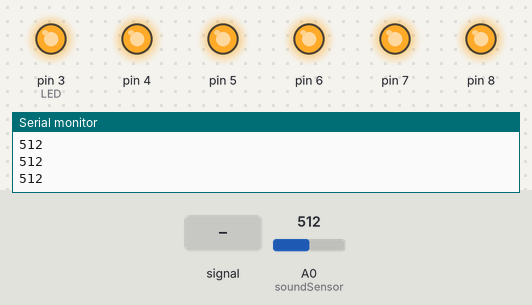
This sketch was run on a simulated Arduino Uno, built with avr-gcc and run on an emulated ATmega328P. Shown: output pins drawn as LEDs (lit = HIGH), the last lines printed to the serial monitor. Dashed ring = blinking. Inputs (shaded band) come from the test bench; at power-on: A0 (soundSensor) = 512.

Above: at 1.2 s.
1.3 s: A0 (soundSensor) fed a 200 Hz sine of ±460 counts around its level
At 3.5 s:
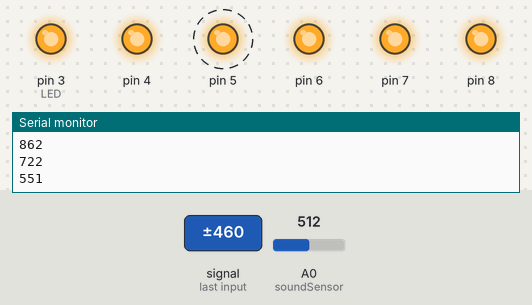
4.3 s: A0 (soundSensor) set to 46
At 5.3 s:
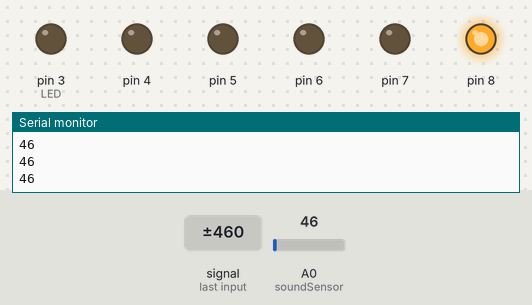
5.8 s: A0 (soundSensor) set to 62
At 6.6 s:
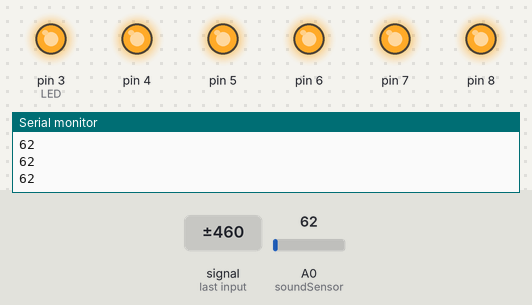
7.3 s: A0 (soundSensor) set to 45
At 7.9 s:
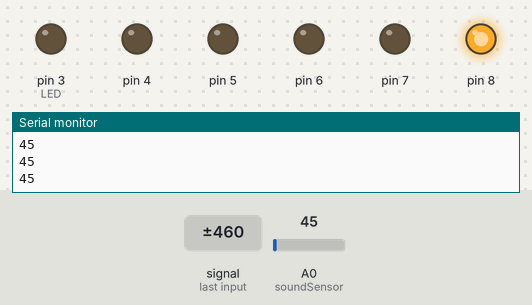
Timing chart, 0 to 9.8 s (numbered marks = the images above; inputs shaded):
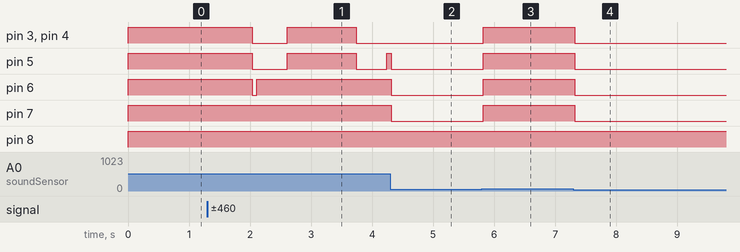

The sketch:

Sensorik_Akustik.ino
```cpp
int soundSensor = A0;
int LED = 3;

void setup()
{

  pinMode (soundSensor, INPUT);
  pinMode (LED, OUTPUT);
  Serial.begin(9600);
  pinMode(3,OUTPUT);
  pinMode(4,OUTPUT);
  pinMode(5,OUTPUT);
  pinMode(6,OUTPUT);
  pinMode(7,OUTPUT);
  pinMode(8,OUTPUT);
}

void loop()
{
  int statusSensor = 0;
  statusSensor = analogRead (soundSensor);
  Serial.println(statusSensor);
  if (statusSensor <= 50)
  {
    digitalWrite(8, HIGH);
    digitalWrite(3, LOW);
    digitalWrite(4, LOW);
    digitalWrite(5, LOW);
    digitalWrite(6, LOW);
    digitalWrite(7, LOW);
    delay(75);
  }
  if(statusSensor <= 52 && statusSensor >= 50)
  {
    digitalWrite(8, HIGH);
    digitalWrite(7, HIGH);
    digitalWrite(3, LOW);
    digitalWrite(4, LOW);
    digitalWrite(5, LOW);
    digitalWrite(6, LOW);
    delay(75);
  }
  if(statusSensor <= 54  && statusSensor >= 52 )
  {
    digitalWrite(8, HIGH);
    digitalWrite(7, HIGH);
    digitalWrite(6, HIGH);
    digitalWrite(3, LOW);
    digitalWrite(4, LOW);
    digitalWrite(5, LOW);
    delay(500);
  }
  if(statusSensor <= 55  && statusSensor >= 54)
  {
    digitalWrite(8, HIGH);
    digitalWrite(7, HIGH);
    digitalWrite(6, HIGH);
    digitalWrite(5, HIGH);
    digitalWrite(3, LOW);
    digitalWrite(4, LOW);
    delay(75);
  }
    if(statusSensor <= 56 && statusSensor >= 55)
  {
    digitalWrite(8, HIGH);
    digitalWrite(7, HIGH);
    digitalWrite(6, HIGH);
    digitalWrite(5, HIGH);
    digitalWrite(4, HIGH);
    digitalWrite(3, LOW);
    delay(75);
  }
    if(statusSensor >= 56)
  {
    digitalWrite(8, HIGH);
    digitalWrite(7, HIGH);
    digitalWrite(6, HIGH);
    digitalWrite(5, HIGH);
    digitalWrite(4, HIGH);
    digitalWrite(3, HIGH);
    delay(75);
  }

}
```

Measured:
- after the input at 1.3 s, pin 3 (LED), pin 4: HIGH → LOW after 0.73 s, → HIGH 0.58 s later, → LOW 1.1 s later; pin 5: alternates HIGH for 1.1 s and LOW for 0.54 s, starting after 0.73 s; pin 6: HIGH → LOW after 0.73 s, → HIGH 0.08 s later
- after the input at 4.3 s, pin 3 (LED), pin 4: stays LOW (without the input it goes to HIGH after 0.01 s); pin 5–7: HIGH → LOW at once
- after the input at 5.8 s, pin 3 (LED), pin 4–7: LOW → HIGH at once
- after the input at 7.3 s, pin 3 (LED), pin 4–7: HIGH → LOW at once
